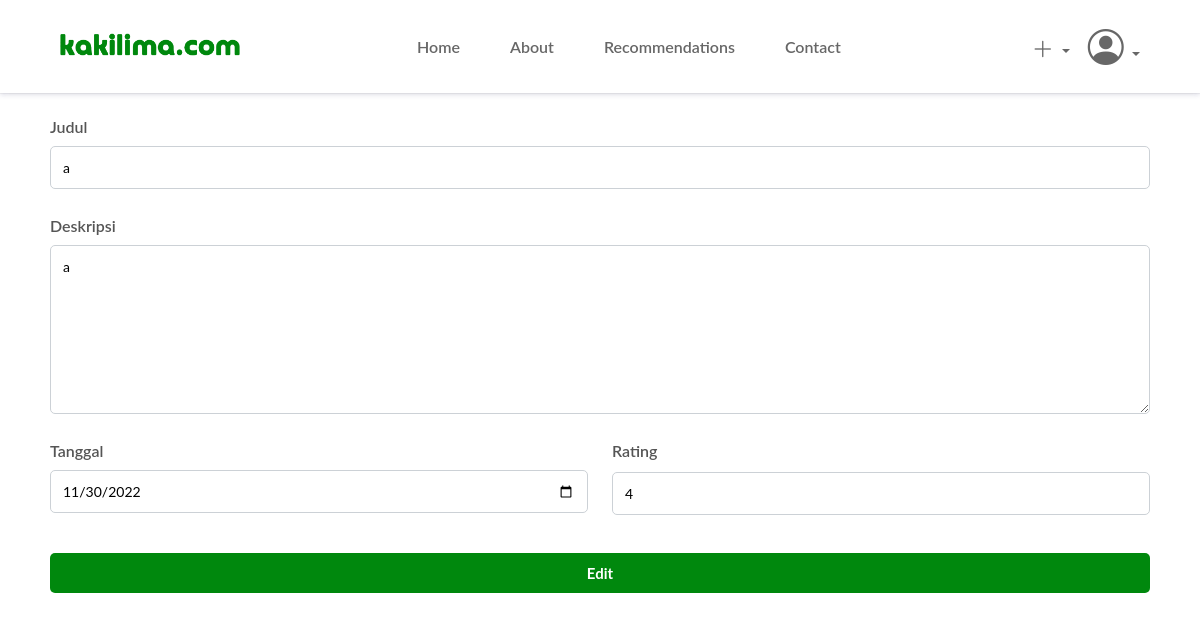
Page /review/edit_review.php?id_resto=8&id_review=34 (signed in) on the committed database.
### tables this page shows
CREATE TABLE `review` (
  `id` int(11) NOT NULL,
  `judul` varchar(225) NOT NULL,
  `deskripsi` text NOT NULL,
  `tanggal_pergi` date NOT NULL,
  `rating` float NOT NULL,
  `id_user` int(11) NOT NULL,
  `id_resto` int(11) NOT NULL
);

### config/review_controller.php (called while the page is built, shortened)
<?php
include "database.php";
function get_review_by_id($id) {
  global $db;
  $query = "SELECT * FROM review WHERE id = $id";
  $result = mysqli_query($db, $query);
  $rows = mysqli_fetch_assoc($result);
  return $rows;
}
?>

### review/edit_review.php (the view, shortened to what this page needs)
<?php
include "../config/review_controller.php";
$id_review = (int)$_GET['id_review'];
$review = get_review_by_id($id_review);
?>
<!doctype html>
<html lang="en">
  <head>
    <link href="https://cdn.jsdelivr.net/npm/bootstrap@5.2.2/dist/css/bootstrap.min.css" rel="stylesheet">
    <link rel="stylesheet" href="https://cdn.jsdelivr.net/npm/bootstrap-icons@1.10.2/font/bootstrap-icons.css">
    <link rel="stylesheet" href="../assets/css/style-form.css">
  </head>
  <body>
    <div class="container-fluids">
      <nav class="navbar fixed-top navbar-expand-lg navbar">
        <div class="container-fluid">
          <img src="../assets/logo.png" alt="" class="logo" width="180px">
          <div class="collapse navbar-collapse " id="navbarNav">
            <ul class="navbar-nav">
              <li class="nav-item">
                <a href="../index.php">Home</a>
              </li>
              <li class="nav-item">
                <a href="../index.php#about">About</a>
              </li>
              <li class="nav-item">
                <a aria-current="page" href="../index.php#recommendations">Recommendations</a>
              </li>
              <li class="nav-item">
                <a href="../index.php#contact">Contact</a>
              </li>
            </ul>
          </div>
          <ul class="d-flex signed-in">
          <?php
          if ($_SESSION['login']) {
            if ($_SESSION['role'] == "Admin") {
              echo "<li class='nav-item dropdown d-add'>
              <a class='nav-link dropdown-toggle' href='#' role='button' data-bs-toggle='dropdown' aria-expanded='false'>
                <i class='bi bi-plus-lg add'></i>
              </a>
              <ul class='dropdown-menu dropdown-menu-start'>
                <li><a class='dropdown-item' href='../resto/add_resto.php'>Add Recommendation</a></li>
              </ul>
            </li>";
            }
            echo "</li>
            <li class='nav-item dropdown'>
              <a class='nav-link dropdown-toggle a-profil' href='#' role='button' data-bs-toggle='dropdown' aria-expanded='false'>
                <i class='bi bi-person-circle profil'></i>
              </a>
              <ul class='dropdown-menu dropdown-menu-start'>
                <li><span class='dropdown-item-text'>
                  <p>Signed in as</p>
                  <h6>$_SESSION[username]</h6></span>
                </li>
                <li><hr class='dropdown-divider'></li>
                <li><a class='dropdown-item' href='../logout.php'>Sign out</a></li>
              </ul>
            </li>";
          ?>
          </ul>
          <?php
          } else {
            echo "<p><a href='login.php?message=belum_login&location=index.php'>Sign in</a></p>";
          }
          ?>
        </div>
      </nav>
    </div>
    <div class="container">
      <form action="" method="POST">
        <div class="mb-3">
          <label for="inputJudul" class="form-label">Judul</label>
          <input type="text" id="inputJudul" name="judul" value=<?=$review['judul']; ?> placeholder="Tulis judul dari review kamu di sini..." aria-label="judul input" required>
        </div>
        <div class="mb-3">
          <label for="inputDeskripsi" class="form-label">Deskripsi</label>
          <textarea  id="inputDeskripsi" name="deskripsi" rows="7" placeholder="Tulis detail rasa, suasana, pelayanan dari kunjungan kamu di sini..." aria-label="deskripsi input" required><?=$review['deskripsi']; ?></textarea>
        </div>
        <div class="row">
          <div class="col-md-6">
            <div class="mb-3">
              <label for="inputTanggal" class="form-label">Tanggal</label>
              <input type="date" id="inputTanggal" name="tanggal" value=<?=$review['tanggal_pergi']; ?> placeholder="Default input" aria-label="tanggal input" required>
            </div>
          </div>
          <div class="col-md-6">
            <div class="mb-3">
              <label for="inputRating">Rating</label>
              <input type="number" min="1" max="5" id="inputRating" name="rating" value=<?=$review['rating']; ?> placeholder="Tulis rate 1-5" aria-label="rating input" required>
            </div>
          </div>
        </div>
        <button type="submit" name="edit" >Edit</button>
      </form>
    </div>
  </body>
</html>

### assets/css/style-form.css (style rules this page uses)
* { box-sizing: border-box; font-family: 'Lato', sans-serif !important; margin: 0; padding: 0; }
html { scroll-behavior: smooth; }
.logo { position: absolute; top: 32px; left: 60px; z-index: 99; }
nav { box-shadow: rgba(50, 50, 105, 0.15) 0px 2px 5px 0px, rgba(0, 0, 0, 0.05) 0px 1px 1px 0px; position: fixed; margin: 0; padding: 0 60px; background-color: #ffffff; }
nav .container-fluid { margin: 0 60px; padding-right: 0; }
.navbar-nav { margin: 20px 0px 20px 320px; }
.navbar-nav li { margin: 5px 20px }
.navbar-nav li a { color: #676767; font-weight: 600; font-size: 16px; line-height: 27px; font-style: bold; text-decoration: none; padding: 0 5px; position: relative; }
.navbar-nav li a::before { content: ""; position: absolute; display: block; width: 100%; height: 2px; bottom: -6px; left: 0; background-color: #676767; transform: scaleX(0); transition: transform 0.3s ease; }
.signed-in { list-style-type: none; color: #676767; padding: 0; margin: 0; }
.signed-in .d-add { position: absolute; z-index: 999; right: 130px; top: 32px; margin: 0; }
.signed-in i { padding-left: 100px; margin: 0; }
.signed-in .profil { font-size: 36px; }
.signed-in .add { font-size: 22px; padding-left: 150px; }
.container { height: fit-content; margin: 86px auto 0; padding: 20px; border-radius: 10px; }
label { margin: 10px 0; font-size: 16px; font-weight: 600; line-height: 22px; color:#555555; }
input, textarea { display: block; border: 1px solid #ccd1d6; border-radius: 5px; width: 100%; }
input[type=text], input[type=password], input[type=password], input[type=number], input[type=date], input[type=time], input[type=file], textarea { font-size: 14px; padding: 10px 12px; }
button { margin: 22px 0 0px; padding: 10px 12px; border: none; border-radius: 5px; font-size: 15px; font-weight: 700; line-height: 20px; color: #fff; background-color: #00880D; width: 100%; }

### rows in the picture
review: judul "a", deskripsi "a", tanggal "11/30/2022", rating "4"
